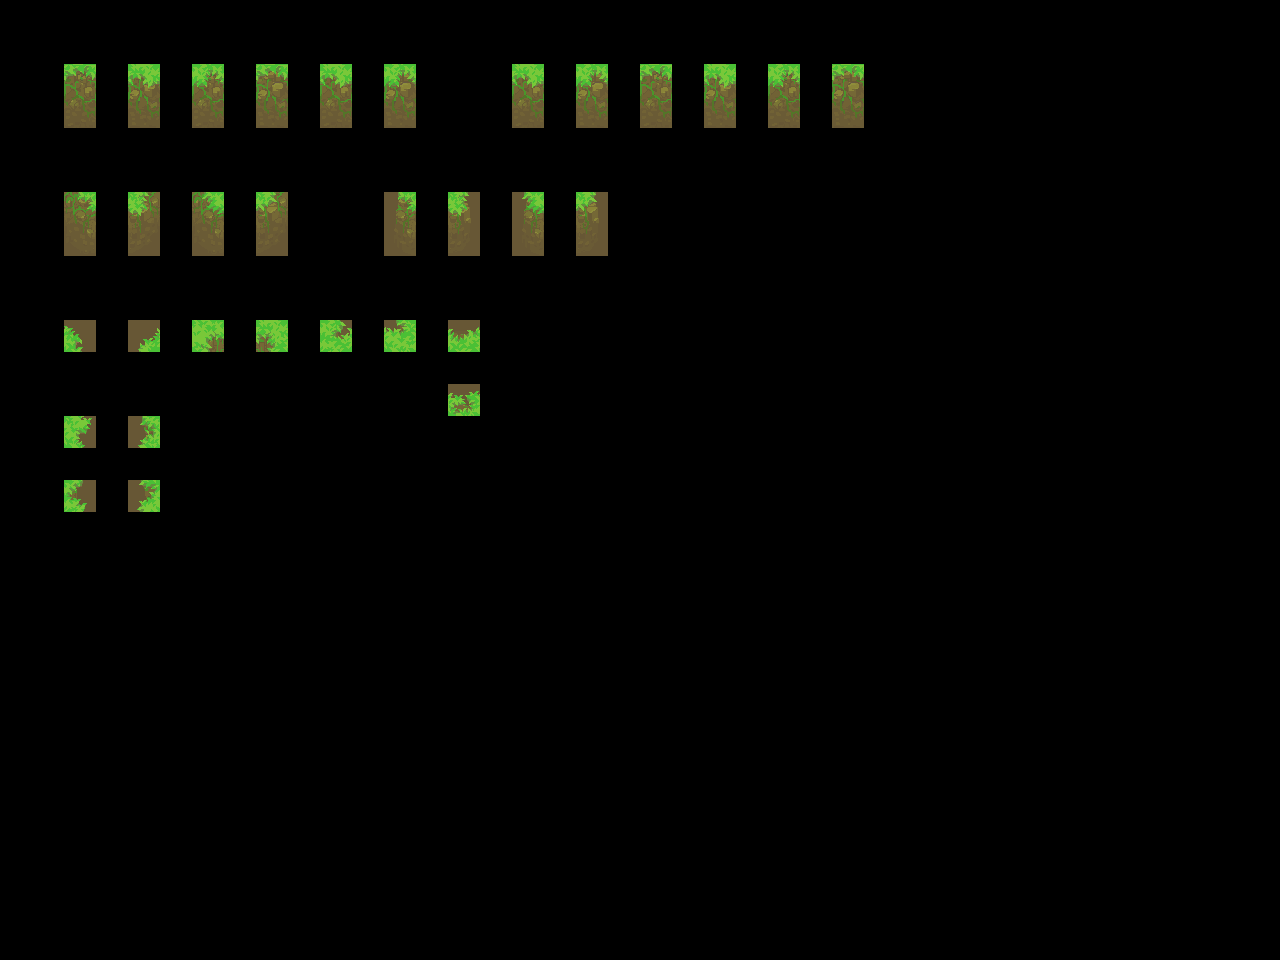

Below is a game level as drawn by its tile map, then a one-line description and the .tmx file that defines it, in full:
An orthogonal 40x30 tile map with 32x32 px tiles, 2 tile layers (input_holes, output_holes) and 4 objects.

<map version="1.9" tiledversion="1.9.2" orientation="orthogonal" renderorder="right-down" width="40" height="30" tilewidth="32" tileheight="32" infinite="0" nextlayerid="4" nextobjectid="8">
 <properties>
  <property name="MatchInOrder" type="bool" value="true" />
 </properties>
 <tileset firstgid="1" source="../Tilesets/hole1.tsx" />
 <layer id="1" name="input_holes" width="40" height="30" opacity="0.73">
  <data encoding="csv">
0,0,0,0,0,0,0,0,0,0,0,0,0,0,0,0,0,0,0,0,0,0,0,0,0,0,0,0,0,0,0,0,0,0,0,0,0,0,0,0,
0,0,0,0,0,0,0,0,0,0,0,0,0,0,0,0,0,0,0,0,0,0,0,0,0,0,0,0,0,0,0,0,0,0,0,0,0,0,0,0,
0,0,3,0,3,0,3,0,3,0,3,0,3,0,0,0,3,0,3,0,3,0,3,0,3,0,3,0,0,0,0,0,0,0,0,0,0,0,0,0,
0,0,19,0,19,0,19,0,19,0,19,0,19,0,0,0,19,0,19,0,19,0,19,0,19,0,19,0,0,0,0,0,0,0,0,0,0,0,0,0,
0,0,0,0,0,0,0,0,0,0,0,0,0,0,0,0,0,0,0,0,0,0,0,0,0,0,0,0,0,0,0,0,0,0,0,0,0,0,0,0,
0,0,0,0,0,0,0,0,0,0,0,0,0,0,0,0,0,0,0,0,0,0,0,0,0,0,0,0,0,0,0,0,0,0,0,0,0,0,0,0,
0,0,20,0,18,0,20,0,18,0,0,0,26,0,25,0,26,0,25,0,0,0,0,0,0,0,0,0,0,0,0,0,0,0,0,0,0,0,0,0,
0,0,36,0,34,0,36,0,34,0,0,0,42,0,41,0,42,0,41,0,0,0,0,0,0,0,0,0,0,0,0,0,0,0,0,0,0,0,0,0,
0,0,0,0,0,0,0,0,0,0,0,0,0,0,0,0,0,0,0,0,0,0,0,0,0,0,0,0,0,0,0,0,0,0,0,0,0,0,0,0,
0,0,0,0,0,0,0,0,0,0,0,0,0,0,0,0,0,0,0,0,0,0,0,0,0,0,0,0,0,0,0,0,0,0,0,0,0,0,0,0,
0,0,66,0,68,0,17,0,21,0,65,0,69,0,83,0,0,0,0,0,0,0,0,0,0,0,0,0,0,0,0,0,0,0,0,0,0,0,0,0,
0,0,0,0,0,0,0,0,0,0,0,0,0,0,0,0,0,0,0,0,0,0,0,0,0,0,0,0,0,0,0,0,0,0,0,0,0,0,0,0,
0,0,0,0,0,0,0,0,0,0,0,0,0,0,83,0,0,0,0,0,0,0,0,0,0,0,0,0,0,0,0,0,0,0,0,0,0,0,0,0,
0,0,49,0,53,0,0,0,0,0,0,0,0,0,0,0,0,0,0,0,0,0,0,0,0,0,0,0,0,0,0,0,0,0,0,0,0,0,0,0,
0,0,0,0,0,0,0,0,0,0,0,0,0,0,0,0,0,0,0,0,0,0,0,0,0,0,0,0,0,0,0,0,0,0,0,0,0,0,0,0,
0,0,49,0,53,0,0,0,0,0,0,0,0,0,0,0,0,0,0,0,0,0,0,0,0,0,0,0,0,0,0,0,0,0,0,0,0,0,0,0,
0,0,0,0,0,0,0,0,0,0,0,0,0,0,0,0,0,0,0,0,0,0,0,0,0,0,0,0,0,0,0,0,0,0,0,0,0,0,0,0,
0,0,0,0,0,0,0,0,0,0,0,0,0,0,0,0,0,0,0,0,0,0,0,0,0,0,0,0,0,0,0,0,0,0,0,0,0,0,0,0,
0,0,0,0,0,0,0,0,0,0,0,0,0,0,0,0,0,0,0,0,0,0,0,0,0,0,0,0,0,0,0,0,0,0,0,0,0,0,0,0,
0,0,0,0,0,0,0,0,0,0,0,0,0,0,0,0,0,0,0,0,0,0,0,0,0,0,0,0,0,0,0,0,0,0,0,0,0,0,0,0,
0,0,0,0,0,0,0,0,0,0,0,0,0,0,0,0,0,0,0,0,0,0,0,0,0,0,0,0,0,0,0,0,0,0,0,0,0,0,0,0,
0,0,0,0,0,0,0,0,0,0,0,0,0,0,0,0,0,0,0,0,0,0,0,0,0,0,0,0,0,0,0,0,0,0,0,0,0,0,0,0,
0,0,0,0,0,0,0,0,0,0,0,0,0,0,0,0,0,0,0,0,0,0,0,0,0,0,0,0,0,0,0,0,0,0,0,0,0,0,0,0,
0,0,0,0,0,0,0,0,0,0,0,0,0,0,0,0,0,0,0,0,0,0,0,0,0,0,0,0,0,0,0,0,0,0,0,0,0,0,0,0,
0,0,0,0,0,0,0,0,0,0,0,0,0,0,0,0,0,0,0,0,0,0,0,0,0,0,0,0,0,0,0,0,0,0,0,0,0,0,0,0,
0,0,0,0,0,0,0,0,0,0,0,0,0,0,0,0,0,0,0,0,0,0,0,0,0,0,0,0,0,0,0,0,0,0,0,0,0,0,0,0,
0,0,0,0,0,0,0,0,0,0,0,0,0,0,0,0,0,0,0,0,0,0,0,0,0,0,0,0,0,0,0,0,0,0,0,0,0,0,0,0,
0,0,0,0,0,0,0,0,0,0,0,0,0,0,0,0,0,0,0,0,0,0,0,0,0,0,0,0,0,0,0,0,0,0,0,0,0,0,0,0,
0,0,0,0,0,0,0,0,0,0,0,0,0,0,0,0,0,0,0,0,0,0,0,0,0,0,0,0,0,0,0,0,0,0,0,0,0,0,0,0,
0,0,0,0,0,0,0,0,0,0,0,0,0,0,0,0,0,0,0,0,0,0,0,0,0,0,0,0,0,0,0,0,0,0,0,0,0,0,0,0
</data>
 </layer>
 <layer id="2" name="output_holes" width="40" height="30">
  <data encoding="csv">
0,0,0,0,0,0,0,0,0,0,0,0,0,0,0,0,0,0,0,0,0,0,0,0,0,0,0,0,0,0,0,0,0,0,0,0,0,0,0,0,
0,0,0,0,0,0,0,0,0,0,0,0,0,0,0,0,0,0,0,0,0,0,0,0,0,0,0,0,0,0,0,0,0,0,0,0,0,0,0,0,
0,0,145,0,146,0,147,0,148,0,149,0,150,0,0,0,152,0,153,0,154,0,155,0,156,0,157,0,0,0,0,0,0,0,0,0,0,0,0,0,
0,0,161,0,162,0,163,0,164,0,165,0,166,0,0,0,168,0,169,0,170,0,171,0,172,0,173,0,0,0,0,0,0,0,0,0,0,0,0,0,
0,0,0,0,0,0,0,0,0,0,0,0,0,0,0,0,0,0,0,0,0,0,0,0,0,0,0,0,0,0,0,0,0,0,0,0,0,0,0,0,
0,0,0,0,0,0,0,0,0,0,0,0,0,0,0,0,0,0,0,0,0,0,0,0,0,0,0,0,0,0,0,0,0,0,0,0,0,0,0,0,
0,0,198,0,199,0,200,0,201,0,0,0,202,0,203,0,204,0,205,0,0,0,0,0,0,0,0,0,0,0,0,0,0,0,0,0,0,0,0,0,
0,0,214,0,215,0,216,0,217,0,0,0,218,0,219,0,220,0,221,0,0,0,0,0,0,0,0,0,0,0,0,0,0,0,0,0,0,0,0,0,
0,0,0,0,0,0,0,0,0,0,0,0,0,0,0,0,0,0,0,0,0,0,0,0,0,0,0,0,0,0,0,0,0,0,0,0,0,0,0,0,
0,0,0,0,0,0,0,0,0,0,0,0,0,0,0,0,0,0,0,0,0,0,0,0,0,0,0,0,0,0,0,0,0,0,0,0,0,0,0,0,
0,0,209,0,210,0,2,0,4,0,82,0,84,0,197,0,0,0,0,0,0,0,0,0,0,0,0,0,0,0,0,0,0,0,0,0,0,0,0,0,
0,0,0,0,0,0,0,0,0,0,0,0,0,0,0,0,0,0,0,0,0,0,0,0,0,0,0,0,0,0,0,0,0,0,0,0,0,0,0,0,
0,0,0,0,0,0,0,0,0,0,0,0,0,0,213,0,0,0,0,0,0,0,0,0,0,0,0,0,0,0,0,0,0,0,0,0,0,0,0,0,
0,0,196,0,195,0,0,0,0,0,0,0,0,0,0,0,0,0,0,0,0,0,0,0,0,0,0,0,0,0,0,0,0,0,0,0,0,0,0,0,
0,0,0,0,0,0,0,0,0,0,0,0,0,0,0,0,0,0,0,0,0,0,0,0,0,0,0,0,0,0,0,0,0,0,0,0,0,0,0,0,
0,0,212,0,211,0,0,0,0,0,0,0,0,0,0,0,0,0,0,0,0,0,0,0,0,0,0,0,0,0,0,0,0,0,0,0,0,0,0,0,
0,0,0,0,0,0,0,0,0,0,0,0,0,0,0,0,0,0,0,0,0,0,0,0,0,0,0,0,0,0,0,0,0,0,0,0,0,0,0,0,
0,0,0,0,0,0,0,0,0,0,0,0,0,0,0,0,0,0,0,0,0,0,0,0,0,0,0,0,0,0,0,0,0,0,0,0,0,0,0,0,
0,0,0,0,0,0,0,0,0,0,0,0,0,0,0,0,0,0,0,0,0,0,0,0,0,0,0,0,0,0,0,0,0,0,0,0,0,0,0,0,
0,0,0,0,0,0,0,0,0,0,0,0,0,0,0,0,0,0,0,0,0,0,0,0,0,0,0,0,0,0,0,0,0,0,0,0,0,0,0,0,
0,0,0,0,0,0,0,0,0,0,0,0,0,0,0,0,0,0,0,0,0,0,0,0,0,0,0,0,0,0,0,0,0,0,0,0,0,0,0,0,
0,0,0,0,0,0,0,0,0,0,0,0,0,0,0,0,0,0,0,0,0,0,0,0,0,0,0,0,0,0,0,0,0,0,0,0,0,0,0,0,
0,0,0,0,0,0,0,0,0,0,0,0,0,0,0,0,0,0,0,0,0,0,0,0,0,0,0,0,0,0,0,0,0,0,0,0,0,0,0,0,
0,0,0,0,0,0,0,0,0,0,0,0,0,0,0,0,0,0,0,0,0,0,0,0,0,0,0,0,0,0,0,0,0,0,0,0,0,0,0,0,
0,0,0,0,0,0,0,0,0,0,0,0,0,0,0,0,0,0,0,0,0,0,0,0,0,0,0,0,0,0,0,0,0,0,0,0,0,0,0,0,
0,0,0,0,0,0,0,0,0,0,0,0,0,0,0,0,0,0,0,0,0,0,0,0,0,0,0,0,0,0,0,0,0,0,0,0,0,0,0,0,
0,0,0,0,0,0,0,0,0,0,0,0,0,0,0,0,0,0,0,0,0,0,0,0,0,0,0,0,0,0,0,0,0,0,0,0,0,0,0,0,
0,0,0,0,0,0,0,0,0,0,0,0,0,0,0,0,0,0,0,0,0,0,0,0,0,0,0,0,0,0,0,0,0,0,0,0,0,0,0,0,
0,0,0,0,0,0,0,0,0,0,0,0,0,0,0,0,0,0,0,0,0,0,0,0,0,0,0,0,0,0,0,0,0,0,0,0,0,0,0,0,
0,0,0,0,0,0,0,0,0,0,0,0,0,0,0,0,0,0,0,0,0,0,0,0,0,0,0,0,0,0,0,0,0,0,0,0,0,0,0,0
</data>
 </layer>
 <objectgroup id="3" name="rule_options" visible="0" offsetx="-10.6667" offsety="-16.6667">
  <object id="1" x="31.3333" y="28" width="405.667" height="124.667">
   <properties>
    <property name="Disabled" type="bool" value="false" />
    <property name="Probability" type="float" value="0.4" />
   </properties>
  </object>
  <object id="2" x="28" y="180.667" width="917.333" height="129.333">
   <properties>
    <property name="Disabled" type="bool" value="false" />
    <property name="Probability" type="float" value="0.25" />
   </properties>
  </object>
  <object id="4" x="29.6667" y="325.666" width="955" height="233">
   <properties>
    <property name="Probability" type="float" value="0.25" />
   </properties>
  </object>
  <object id="5" x="448.667" y="28.6667" width="497" height="129">
   <properties>
    <property name="Probability" type="float" value="0.25" />
   </properties>
  </object>
 </objectgroup>
</map>
